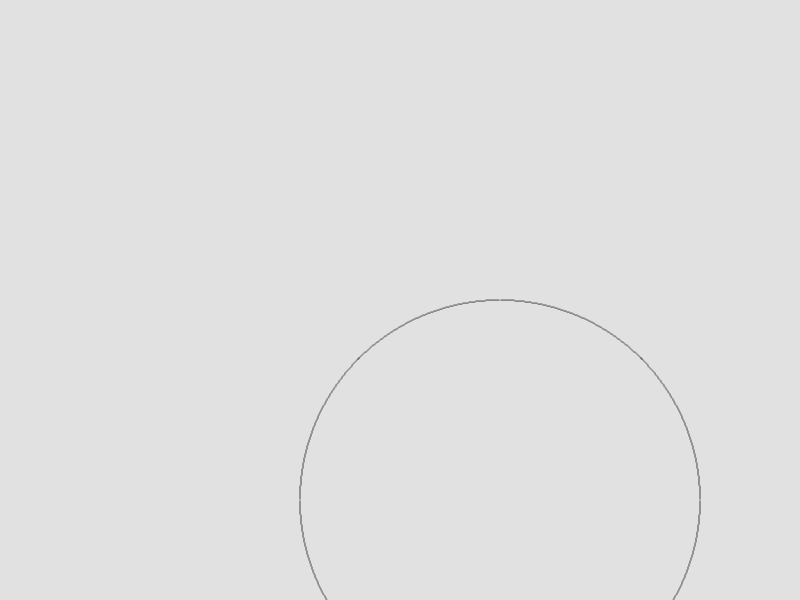
Frame 1 (no input)
Frame 60 (no input): identical to frame 1, image omitted
Frame 120 (the mouse pressed at the canvas centre since frame 60): identical to frame 1, image omitted

The p5.js sketch that drew this single still picture (run headless with seeded random() and noise() and a simulated clock; from frame 60 on, the mouse is pressed at the canvas centre):

// p5.js sketch
// ── sketch.js
function setup() {
    createCanvas(displayWidth, displayHeight);
}

function draw() {
    background(225);
    midPointCircle(200, 500, 500);
}

function midPointCircle(radius, xc, yc) {
    //calculating intital decision paramter
    var x0 = 0;
    var y0 = radius;

    if (radius % 1 == 0) {
        var p0 = 1 - radius;
    } else {
        var p0 = (5 / 4) - radius;
    }

    var pk = p0;
    var x = x0;
    var y = y0;

    while (x < y) {
        if (pk < 0) {
            x = x + 1;
            y = y;
            pk = pk + (2 * x) + 1;
        } else {
            x = x + 1;
            y = y - 1;
            pk = pk + (2 * x) - (2 * y) + 1;
        }
        point(x + xc, y + yc)
        point(-x + xc, y + yc)
        point(x + xc, -y + yc)
        point(-x + xc, -y + yc)
        point(y + xc, x + yc)
        point(-y + xc, x + yc)
        point(y + xc, -x + yc)
        point(-y + xc, -x + yc)
    }
}
